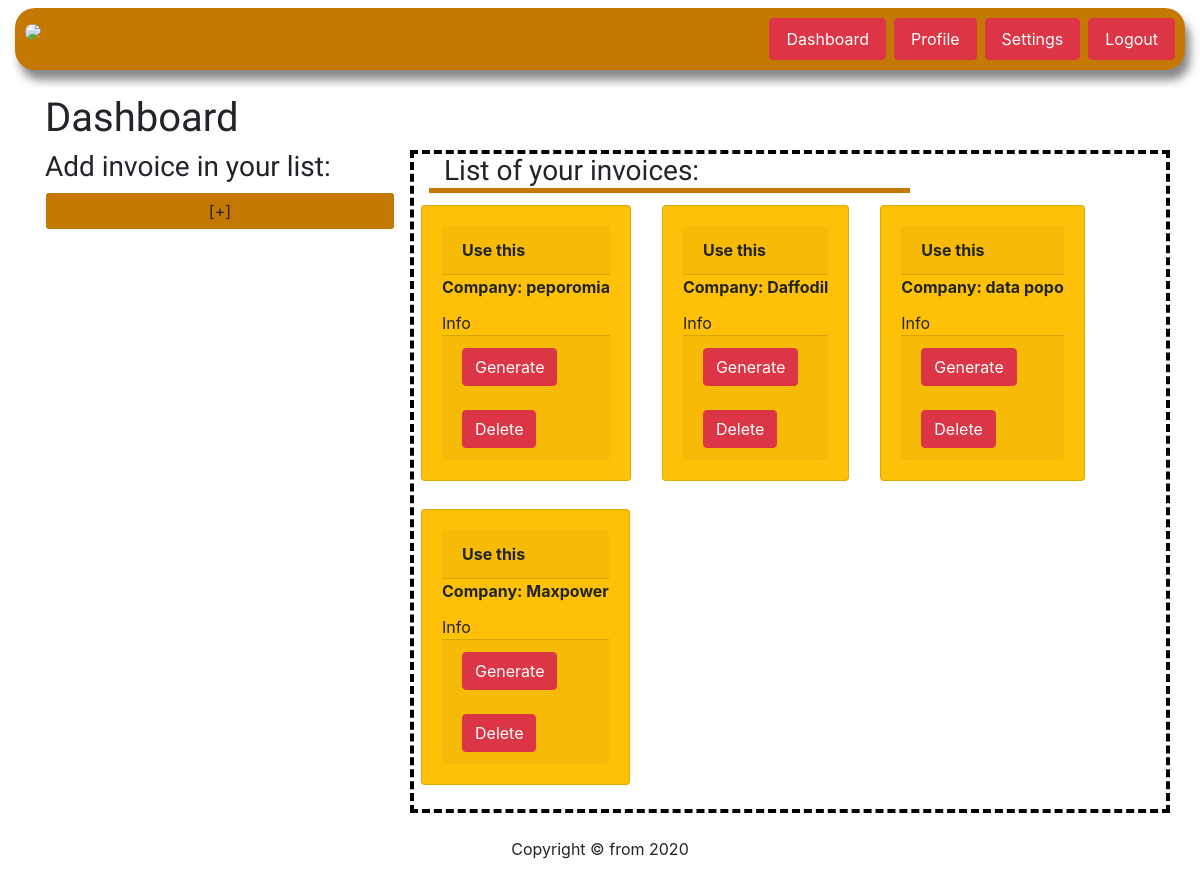
Page / (signed in) on the committed database.
### invoice_inspector_app/models.py (models this page shows)
class InvoiceInfo(models.Model):
    name = models.TextField(max_length=50,blank=True)
    comp = models.TextField(max_length=50,blank = True)
    logoComp = models.TextField(blank=True)
    emailComp = models.TextField(blank=True)
    addressComp = models.TextField(blank=True)
    phoneNum = models.IntegerField(blank=True)
    user = models.ForeignKey(User, on_delete=models.CASCADE)

### invoice_inspector_app/views.py (the view)
# urls.py: path('', views.index, name='index'),
def index(request):
    listInvoice = []
    db = InvoiceInfo.objects.all()
    for x in db:
        if str(request.user.username) == str(x.user):
            listInvoice.append(x)
    return render(request,'body.html',{"data":listInvoice})

### template/body.html (shortened to what this page needs)
{% extends "layout/index.html" %}
{% block content %}
{% if user.is_authenticated %}
    {% include "authBody.html" %}
{% endif %}
</div>
{% endblock %}

### template/authBody.html (shortened to what this page needs)
<div name = "authBody" class = "container mt-sm-4">
    <h1 style = "font-family: 'Acme', sans-serif">Dashboard</h1>
    <div class = "row">
        <div class = "col-sm-4">
            <h3 style = "font-family: 'Acme',sans-serif;">Add invoice in your list:</h3>
            <button type = "button" class = "btn form-control" style = "background-color: {{user.profile.color}};"  data-toggle="modal" data-target="#myModal">[+]</button>
        </div>
        <div class = "col-sm-8" style = "border:4px dashed black">
            <h3 class = "col-sm-8" style = "font-family: 'Acme', sans-serif;border-bottom:5px solid {{user.profile.color}};">List of your invoices:</h3>
            <div class = "row">
                {% for x in data %}
                        <div col-sm-3>
                            <div name = "wrapper" style = "padding-left:7px;padding-top:4px">
                                <div class="card bg-warning mb-sm-4 mr-sm-4">
                                    <div class="card-body">
                                        <div class="card-header"><b>Use this</b></div>
                                        <div class = "card-title"><b>Company: {{x.comp}}</b></div>
                                        <div title = "Address: {{x.addressComp}}">Info</div>
                                        <div class = "card-footer"><form method = "post" action = "open/{{x.id}}">{% csrf_token %}<input class = "btn btn-danger" type = "submit" value = "Generate"></form><form action = "delvoice/{{x.id}}"><input type = "submit" class = "btn btn-danger mt-sm-4" value = "Delete"></form></div>
                                    </div>
                                </div>
                            </div>
                        </div>
                {% endfor %}
                    </div>
        </div>
    </div>
</div>

### rows in the picture
InvoiceInfo: comp "peporomia"
InvoiceInfo: comp "Daffodil"
InvoiceInfo: comp "data popo"
InvoiceInfo: comp "Maxpower"
